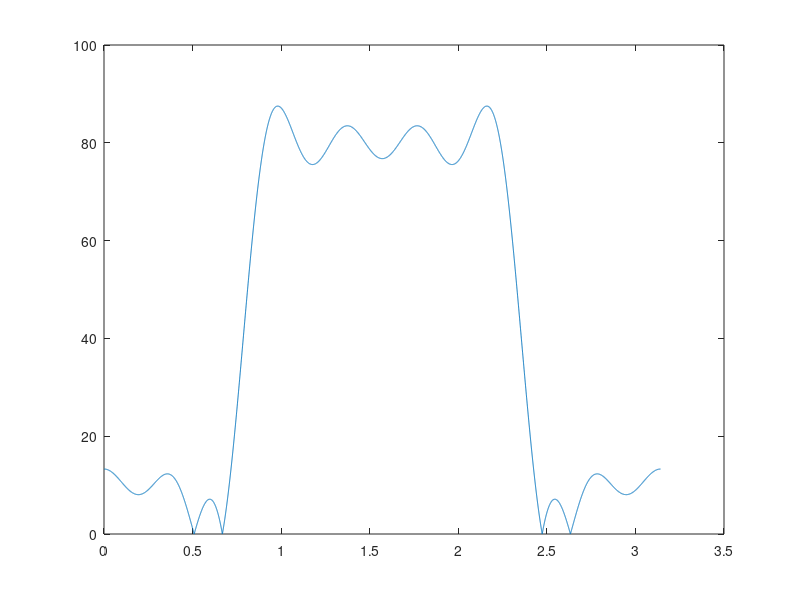
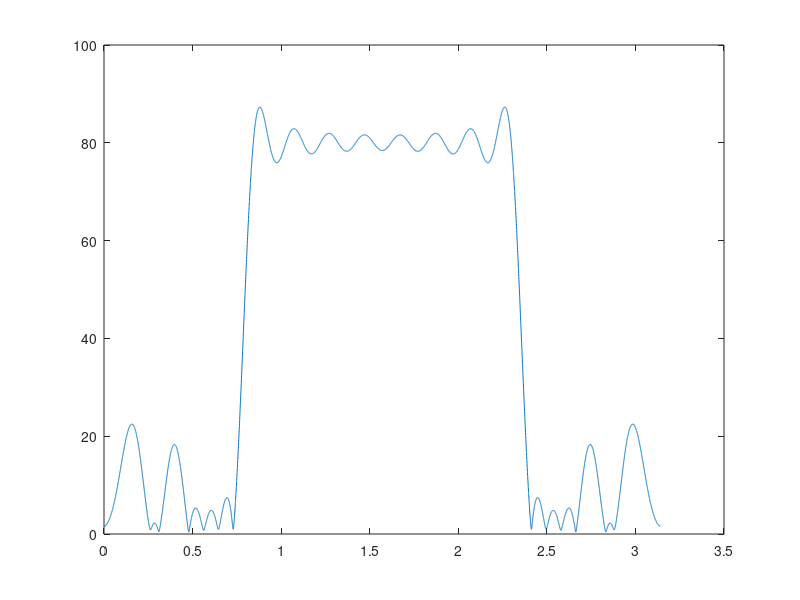
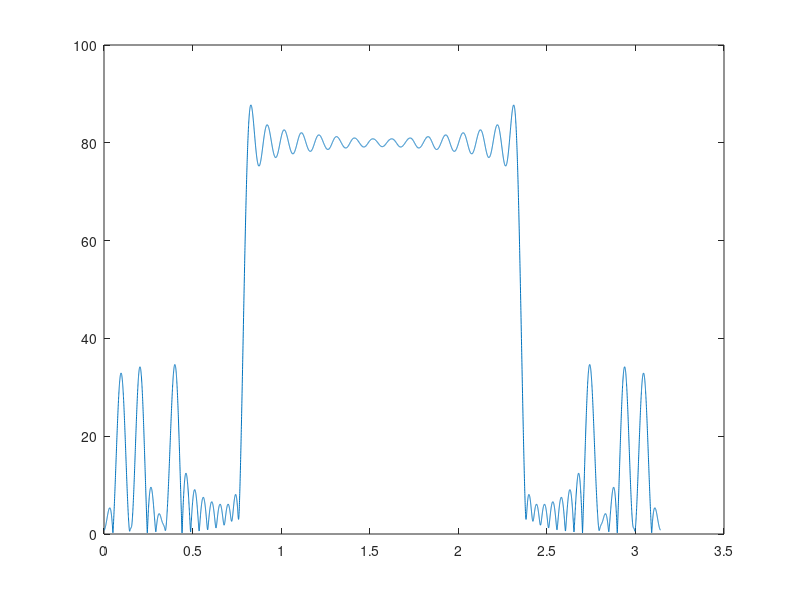
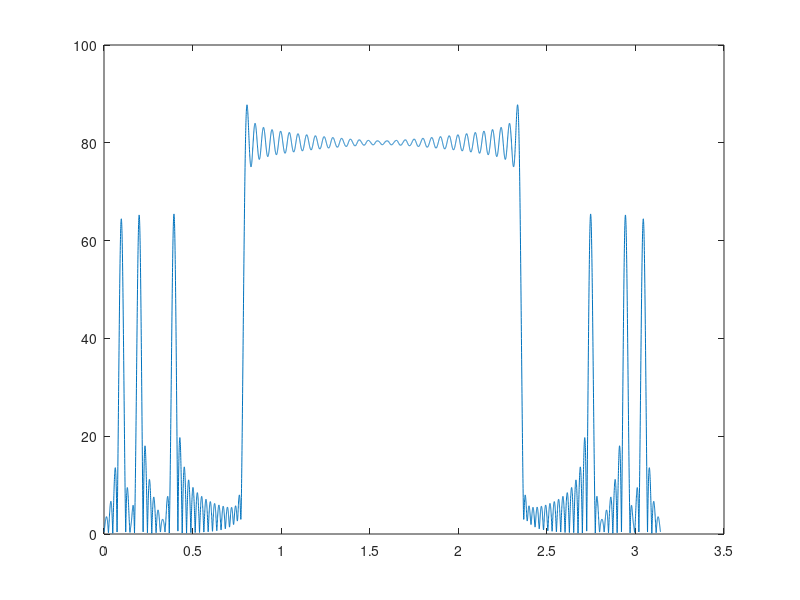

Here is the MATLAB script that generated these plots, in order:
N=8192;
n_N=linspace(0, pi, N);

f1=figure;
L1=16;
n1=[-L1/2:1:L1/2-1];
x1= -40*(sinc(n1/2))+cos(pi*n1/16)+cos(pi*n1/8)+cos(pi*n1/4);
x1(L1/2+1)=80+x1(L1/2+1);
z1=x1';
%dft for N values
y1=abs(fft(z1, N));
%plot for N values.
plot(n_N, y1);

f2=figure;
L2=32;
n2=[-L2/2:1:L2/2-1];
x2= -40*(sinc(n2/2))+cos(pi*n2/16)+cos(pi*n2/8)+cos(pi*n2/4);
x2(L2/2+1)=80+x2(L2/2+1);
z2= x2';
%dft for N values
y2=abs(fft(z2, N));
%plot for N values.
plot(n_N, y2);

f3=figure;
L3=64;
n3=[-L3/2:1:L3/2-1];
x3= -40*(sinc(n3/2))+cos(pi*n3/16)+cos(pi*n3/8)+cos(pi*n3/4);
x3(L3/2+1)=80+x3(L3/2+1);
z3= x3';
%dft for N values
y3=abs(fft(z3, N));
%plot for N values.
plot(n_N, y3);

f4=figure;
L4=128;
n4=[-L4/2:1:L4/2-1];
x4= -40*(sinc(n4/2))+cos(pi*n4/16)+cos(pi*n4/8)+cos(pi*n4/4);
x4(L4/2+1)=80+x4(L4/2+1);
z4= x4';
%dft for N values
y4=abs(fft(z4, N));
%plot for N values.
plot(n_N, y4);